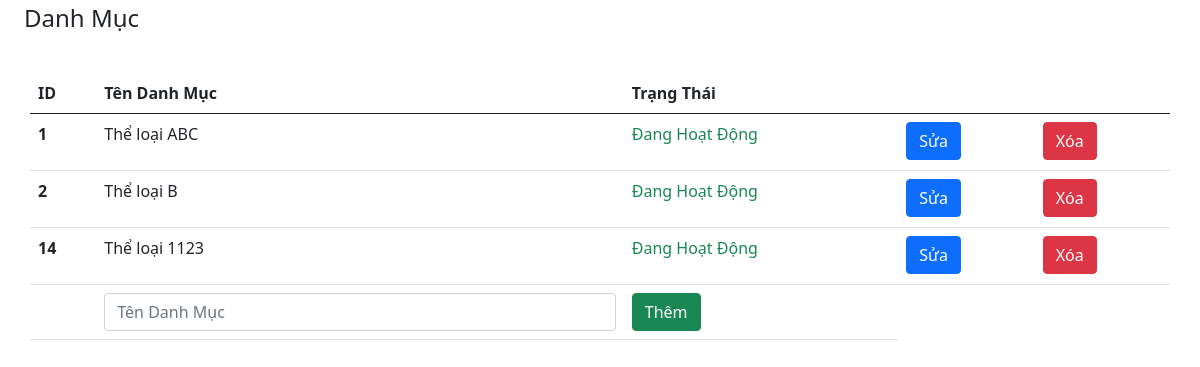
The app's page /admin/categories.php with its own data.
### tables this page shows
CREATE TABLE `categories` (
  `CateID` int(11) NOT NULL,
  `CateName` tinytext NOT NULL,
  `CateStatus` int(11) NOT NULL
);

### admin/categories.php (the view, shortened to what this page needs)
<?php
    require_once(__DIR__."/../connect.php");
?>
<!DOCTYPE html>
<html lang="en">
<head>
    <link href="https://cdn.jsdelivr.net/npm/bootstrap@5.0.0-beta3/dist/css/bootstrap.min.css" rel="stylesheet" />
    <link rel="stylesheet" href="style1.css" />
</head>
<body>
    <div class="container-fluid px-4">
            <div class="row my-1">
                <h3 class="fs-4 mb-3">Danh Mục</h3>
                <div class="col">
                    <alert class="container container-fluid ">
                    </alert>
                    <table class="container container-fluid table">
                        <thead>
                            <tr>
                                <th scope="col">ID</th>
                                <th scope="col">Tên Danh Mục</th>
                                <th scope="col">Trạng Thái</th>
                                <th scope="col"></th>
                                <th scope="col"></th>
                            </tr>
                        </thead>
                        <tbody>
                            <?php
                                    $sql = "SELECT * from categories where CateStatus!=-1";
                                    $result = $conn->query($sql) or die("Can't get recordset");
                                    if($result->num_rows>0){
                                        while($row = $result->fetch_assoc()){
                                ?>
                                <tr>
                                    <th scope="row">
                                        <?php echo $row["CateID"];?>
                                    </th>
                                    <td>
                                        <?php echo $row["CateName"]; ?>
                                    </td>
                                    <td>
                                        <?php if($row["CateStatus"]==1){
                                                    echo '<p class="text-success">Đang Hoạt Động</p>';
                                                }else {
                                                    echo '<p class="text-danger">Ngưng Hoạt Động</p>';
                                                }; ?>
                                    </td>
                                    <td>
                                        <a href="Cate_edit.php?CateID=<?php echo $row['CateID'] ?>" class="btn btn-primary">Sửa</a>
                                    </td>
                                    <td>
                                        <a href="/../QLDA/controller/categories_action.php?action=remove&CateID=<?php echo $row["CateID"]; ?>" id="deleteBtn" class="btn btn-danger" onclick="confirmDelete()">Xóa</a>
                                    </td>
                                </tr>
                                <?php
                            }
                        }
                    ?>
                                <tr>
                                    <form method="post" action="/../QLDA/controller/categories_action.php?action=add" onsubmit="return validateForm()" enctype="multipart/form-data">
                                        <th scope="row">
                                        </th>
                                        <td>
                                            <input type="text" class="form-control" id="CateName" name="CateName" placeholder="Tên Danh Mục">
                                        </td>
                                        <td>
                                            <button type="submit" id="deleteBtn" class="btn btn-success">Thêm</button>
                                        </td>
                                    </form>
                                </tr>
                        </tbody>
                    </table>
                </div>
            </div>
    </div>
</body>
</html>

### admin/style1.css (style rules this page uses)
:root { --main-bg-color: #009d63; --main-text-color: #009d63; --second-text-color: #bbbec5; --second-bg-color: #c1efde; }

### records on screen
categories: CateID "1", CateName "Thể loại ABC", CateStatus "Đang Hoạt Động"
categories: CateID "2", CateName "Thể loại B", CateStatus "Đang Hoạt Động"
categories: CateID "14", CateName "Thể loại 1123", CateStatus "Đang Hoạt Động"
